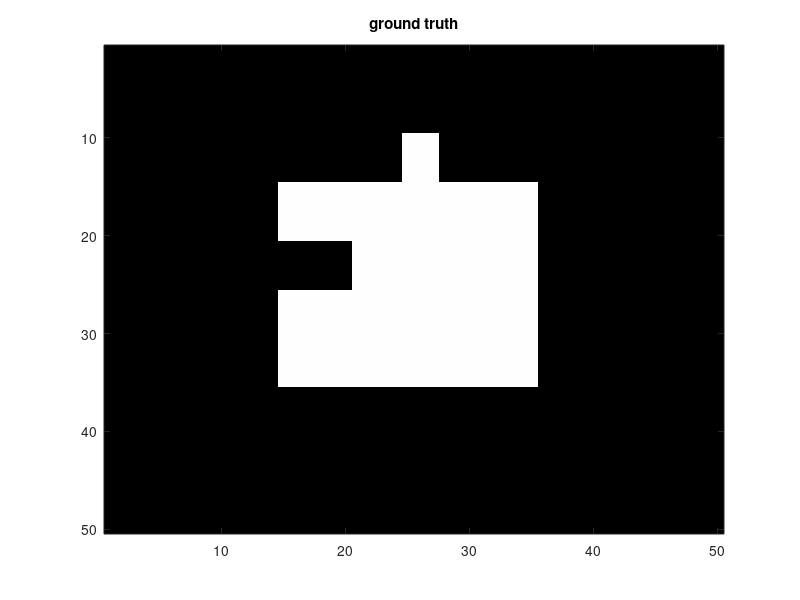

Source code (MATLAB): (Note: this script raises an error after producing the figure.)
clear all
close all
clc
global r c Edges
sigma = 1;
maxiter = 300;
mindist=2.1;
gamma=0.2;
errthrsh=0.001;
noise = 0;

r=50; c=50; d=1;
slc = r*c;
img = zeros(r,c,d);
img(15:35,15:35) = 1;
img(21:25,10:20) = 0;
img(10:14,25:27) = 1;
rng('default');
img = img + noise*randn(size(img));
figure(1); clf; colormap(gray(256));
image(255*img);
title('ground truth');

img = .5 - img;
g = fspecial('gaussian',[5,5],sigma);
imgblur = conv2(img,g,'same');

[Y,X]  = meshgrid(1:c,1:r);
Y = Y(:);
X = X(:);
Edges =[Y<c,Y>1,X<r,X>1].*(repmat([1:r*c]',[1,4]) +repmat([r,-r,1,-1],[r*c,1]));

grad = Gradient(imgblur,1:r*c*d);
ngrad = reshape(sum(grad.*grad),[r,c]);
speed = exp(-ngrad/(.08));
figure(2); clf; colormap(gray(256));
image(speed*1000);
hold on;
title('speed');
quiver(reshape(grad(1,:),[r,c]),reshape(grad(2,:),[r,c]),'g')

gradspeed = Gradient(speed,1:r*c*d);
quiver(reshape(gradspeed(1,:),[r,c]),reshape(gradspeed(2,:),[r,c]),'r')

[dmap,nbin,nbout] = FastMarch(imgblur,1.1,1,[]);
q = [nbin.q(1,nbin.q(2,1:nbin.len)<=1),nbout.q(1,nbout.q(2,1:nbout.len)<=1)];
ngradspeed=laplacian_diffusion(Gradient(speed,q),q,[r c]);
figure(2); clf; colormap(gray(256));
image(speed*1000);
hold on;
title('speed');
hold on;
quiver(reshape(ngradspeed(1,:),[r,c]),reshape(ngradspeed(2,:),[r,c]))
hold on;
% quiver(floor((q(1,:)-1)/r)+1,mod(q(1,:)-1,r)+1,(gradspeed(1,:)),(gradspeed(2,:)),'r')

dmap = ones(size(img));
% dmap(20:30,24:32)=-1;
% dmap(13:38,13:38)=-1;
% dmap(20:30,24:32)=-1;
dmap(25:45,5:45)=-1;

gradspeed = ngradspeed(1:2,:);

iter = 0;
nb = [];

while iter<maxiter
    iter = iter+1;
    figure(2);clf; colormap(gray(256))
    hold off
    image(speed*1000);
    hold on;
    contour(dmap,[0,0],'r');
    title('speed');
    drawnow;
    
    [dmap,nbin,nbout] = FastMarch(dmap,mindist,1,nb);
    if iter>1
        err = sum(abs(-dmap(nbinold.q(1,1:nbinold.len))-nbinold.q(2,1:nbinold.len)))+...
            sum(abs(dmap(nboutold.q(1,1:nboutold.len))-nboutold.q(2,1:nboutold.len)))
        if err<errthrsh
            break;
        end
    end
    nboutold = nbout;
    nbinold = nbin;
    figure(3);clf; colormap(gray(256))
    hold off;
    image(dmap*10+127);
    hold on;
    contour(dmap,[0,0],'r');
    title(['distance map iter=',num2str(iter)])
    drawnow;
    nb.q = [nbin.q(:,1:nbin.len),nbout.q(:,1:nbout.len)];
    nb.len = nbin.len+nbout.len;
    
    [kappa,ngrad,grad] = Curvature(dmap,nb);
    figure(4); clf; colormap(gray(256))
    curvature = zeros(size(dmap));
    curvature(nb.q(1,(nb.q(2,1:nb.len)<=1))) = kappa(nb.q(2,1:nb.len)<=1);
    image(curvature*500+127);
    title('curvature');
    drawnow;
    
    node=nb.q(1,1:nb.len);
    %speedc = -speed(node).*(ngrad).*(kappa+gamma) +sum(grad(:,node).*gradspeed(:,node));
    speedc=-speed(node).*(max(ngrad,0.001)).*(kappa+gamma) + sum(grad.*gradspeed(:,node));
    dt = 1/max(abs(speedc(:)));
    dmap(nb.q(1,1:nb.len)) = dmap(nb.q(1,1:nb.len)) + dt*speedc;
end

[dmap,nbin,nbout] = FastMarch(dmap,mindist,1,nb);
figure(2);clf; colormap(gray(256))
hold off
image(speed*1000);
title('speed');
hold on;
contour(dmap,[0,0],'r');
figure(1);clf; colormap(gray(256))
hold on;
contour(dmap,[0,0],'r');
title('distance map');
